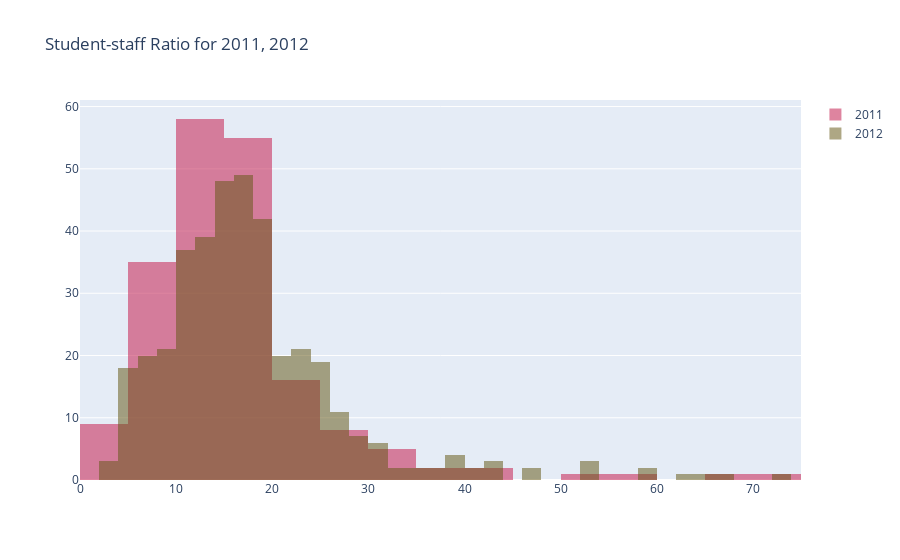

Notebook code for this chart:
### Code cell
import matplotlib.pyplot as plt #matplotlib.pyplot
import seaborn as sns #seaborn
import pandas as pd #pandas


import plotly.graph_objs as go #plotly
from plotly.offline import init_notebook_mode, iplot # index iplot
init_notebook_mode(connected=True)


# pandas init data timesData.csv
timesData = pd.read_csv('D:\ME\World Universities Rankings/timesData.csv')
x2011 = timesData.student_staff_ratio[timesData.year == 2011]
x2012 = timesData.student_staff_ratio[timesData.year == 2012]

# iplot type histogram 1
trace1 = go.Histogram(
    x = x2011,
    opacity = 0.75,
    name = '2011',
    marker = dict(color='rgba(200, 50, 96, 0.8)')
)
# iplot type histogram 2
trace2 = go.Histogram(
    x = x2012,
    opacity = 0.75,
    name = '2012',
    marker = dict(color='rgba(100, 88, 22, 0.7)')
)

data = [trace1, trace2]
# overlaying of histograms
layout = go.Layout(barmode='overlay',
                  title= 'Student-staff Ratio for 2011, 2012')

fig = dict(data=data, layout=layout)

iplot(fig)

### Figure 1 — Plotly figure (JSON) as saved in the notebook; plotly's stock layout.template omitted (floating-point values rounded to 4 significant figures; data arrays with more than 128 entries replaced by an {"elided": "..."} marker saying what was removed)
{"data": [{"marker": {"color": "rgba(200, 50, 96, 0.8)"}, "name": "2011", "opacity": 0.75, "type": "histogram", "x": {"elided": "200 float values"}}, {"marker": {"color": "rgba(100, 88, 22, 0.7)"}, "name": "2012", "opacity": 0.75, "type": "histogram", "x": {"elided": "402 float values"}}], "layout": {"barmode": "overlay", "title": {"text": "Student-staff Ratio for 2011, 2012"}}}
